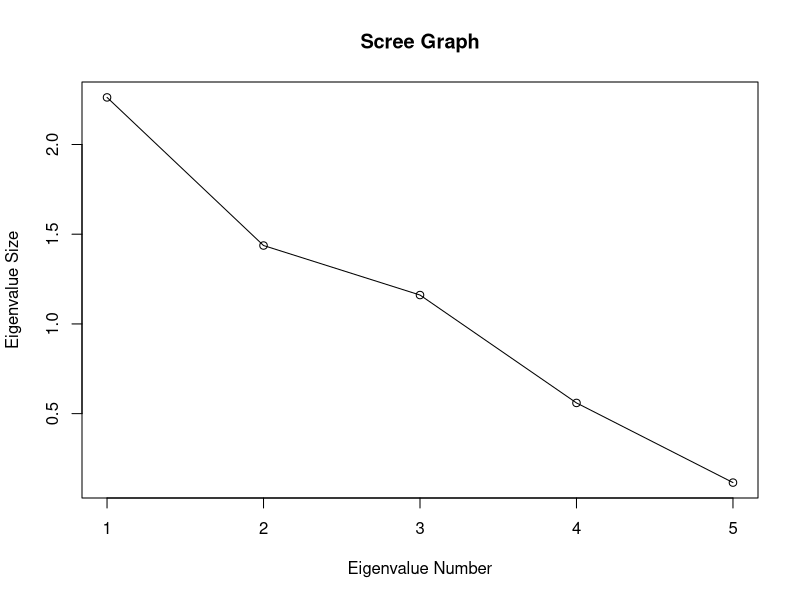
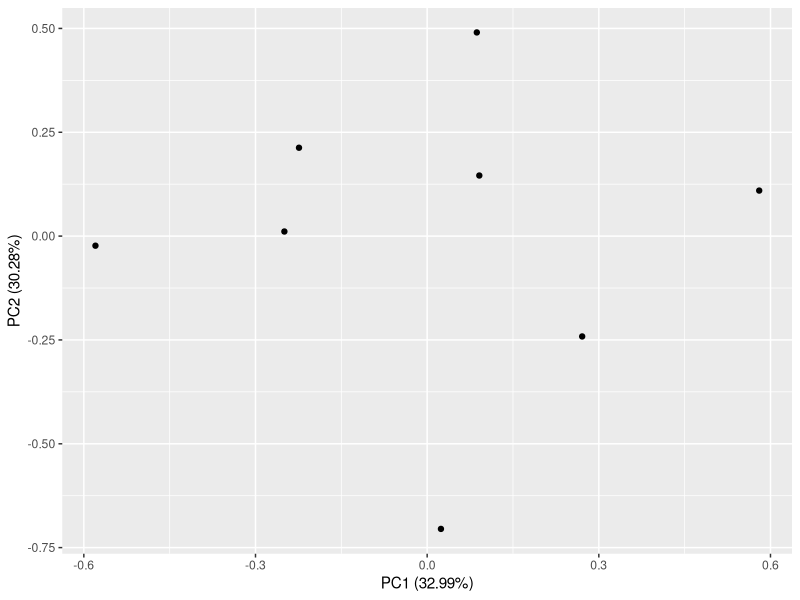

Reproduce these figures in R, in order.
## ---- chunk 1
## Data
Data=read.csv("Task III.csv", header = TRUE)
head(Data)
summary(Data)
data=na.omit(Data)# omit the missing values

## ---- chunk 2
#Covariance matrix of the variables
S <- cov(data)
S
## ---- chunk 3
#Compute the eigenvalues and corresponding eigenvectors of S.

s.eigen <- eigen(S)
s.eigen
## ---- chunk 4
#proportion of the total variance explained by the components.

for (s in s.eigen$values) {
  print(s / sum(s.eigen$values))
}

## ---- chunk 5
#A scree graph of the eigenvalues 

plot(s.eigen$values, xlab = 'Eigenvalue Number', ylab = 'Eigenvalue Size', main = 'Scree Graph')
lines(s.eigen$values)
## ---- chunk 6
s.eigen$vectors
## ---- chunk 7
#Visualize
library(ggfortify)
library(ggplot2)
pca_res <- prcomp(data, scale. = TRUE)
autoplot(pca_res)
